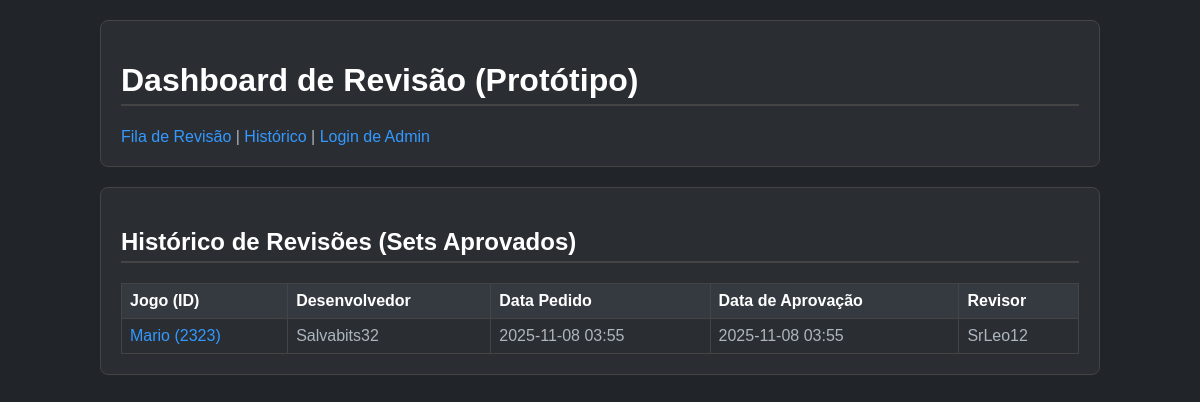
Before: /history with the older database file.
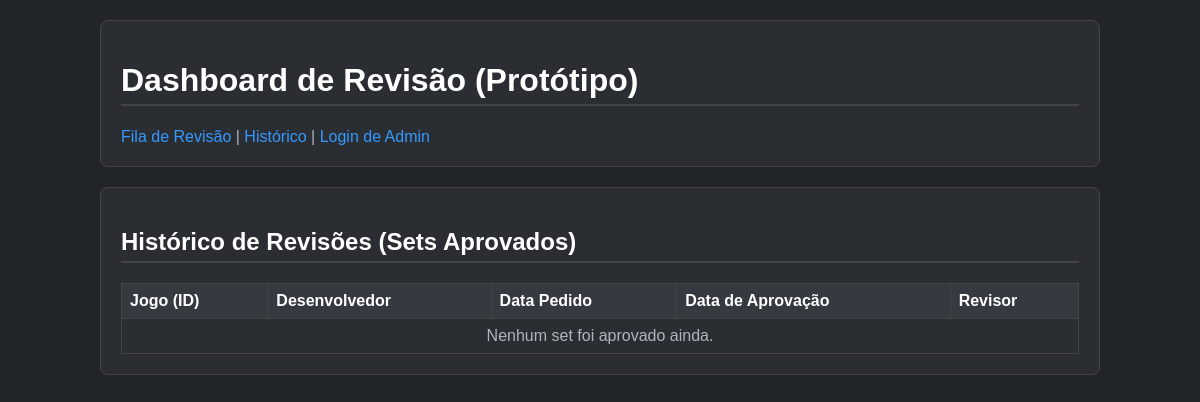
After: the same page with the newer database file.
### tables this page shows
CREATE TABLE review_queue (
    id INTEGER PRIMARY KEY AUTOINCREMENT,
    game_id INTEGER NOT NULL,
    game_name TEXT NOT NULL,
    developer_username TEXT NOT NULL,
    
    date_requested TIMESTAMP NOT NULL,
    
    date_last_updated TIMESTAMP NOT NULL,
    
    date_approved TIMESTAMP, 
    status TEXT NOT NULL DEFAULT 'Pending',
    reviewer_username TEXT
);

### app.py (the view)
@app.route('/history')
def history():
    db = get_db()
    queue_items = db.execute(
        "SELECT * FROM review_queue WHERE status = 'Approved' ORDER BY date_requested DESC"
    ).fetchall()
    return render_template('history.html', queue=queue_items)

### app.py (called while the page is built)
def get_db():
    db = getattr(g, '_database', None)
    if db is None:
        db = g._database = sqlite3.connect(DATABASE)
        db.row_factory = sqlite3.Row
    return db

@app.teardown_appcontext
def close_connection(exception):
    db = getattr(g, '_database', None)
    if db is not None:
        db.close()

### templates/history.html (shortened to what this page needs)
{% extends "layout.html" %}
{% block content %}
    <h2>Histórico de Revisões (Sets Aprovados)</h2>
    <table>
        <thead>
            <tr>
                <th>Jogo (ID)</th>
                <th>Desenvolvedor</th>
                <th>Data Pedido</th>
                <th>Data de Aprovação</th> <th>Revisor</th>
            </tr>
        </thead>
        <tbody>
            {% if not queue %}
                <tr>
                    <td colspan="5" style="text-align: center;">Nenhum set foi aprovado ainda.</td>
                </tr>
            {% else %}
                {% for item in queue %}
                    <tr>
                        <td>
                            <a href="https://retroachievements.org/game/{{ item['game_id'] }}" target="_blank">
                                {{ item['game_name'] }} ({{ item['game_id'] }})
                            </a>
                        </td>
                        <td>{{ item['developer_username'] }}</td>
                        <td>{{ item['date_requested'] }}</td>
                        <td>{{ item['date_approved'] or 'N/A' }}</td> <td>{{ item['reviewer_username'] or '--' }}</td>
                    </tr>
                {% endfor %}
            {% endif %}
        </tbody>
    </table>
{% endblock %}

### templates/layout.html (shortened to what this page needs)
<!DOCTYPE html>
<html lang="en">
<head>
    <link rel="stylesheet" href="{{ url_for('static', filename='style.css') }}">
</head>
<body>
    <div class="container">
        <div class="content-box">
            <h1>Dashboard de Revisão (Protótipo)</h1>
            <nav>
                <a href="/">Fila de Revisão</a> |
                <a href="/history">Histórico</a>
                {% if session['username'] %}
                     <span>| <a href="/admin">Painel de Admin</a>| Logado como: {{ session['username'] }} (<a href="/logout">Logout</a>)</span>
                {% else %}
                    | <a href="/login">Login de Admin</a>
                {% endif %}
            </nav>
        </div>
        <div class="content-box">
            <main>
                {% block content %}{% endblock %}
            </main>
        </div>
    </div> </body>
</html>

### static/style.css (style rules this page uses)
body { font-family: Arial, sans-serif; background-color: #212529; color: #adb5bd; margin: 0; padding: 20px; }
h1, h2, h3 { color: #ffffff; border-bottom: 2px solid #444; padding-bottom: 5px; }
a { color: #3399ff; text-decoration: none; }
.container { max-width: 1000px; margin: 0 auto; }
.content-box { background-color: #2a2e33; border: 1px solid #444; border-radius: 8px; padding: 20px; margin-bottom: 20px; }
table { border-collapse: collapse; width: 100%; margin-top: 20px; }
th, td { border: 1px solid #444; padding: 8px; text-align: left; }
th { background-color: #343a40; color: #fff; }

Changed rows visible on the page:
removed review_queue: game_name "Mario", game_id "2323", developer_username "Salvabits32", date_requested "2025-11-08 03:55", date_approved "2025-11-08 03:55", reviewer_username "SrLeo12"
Other visible differences:
text now shown: "Nenhum set foi aprovado ainda."
